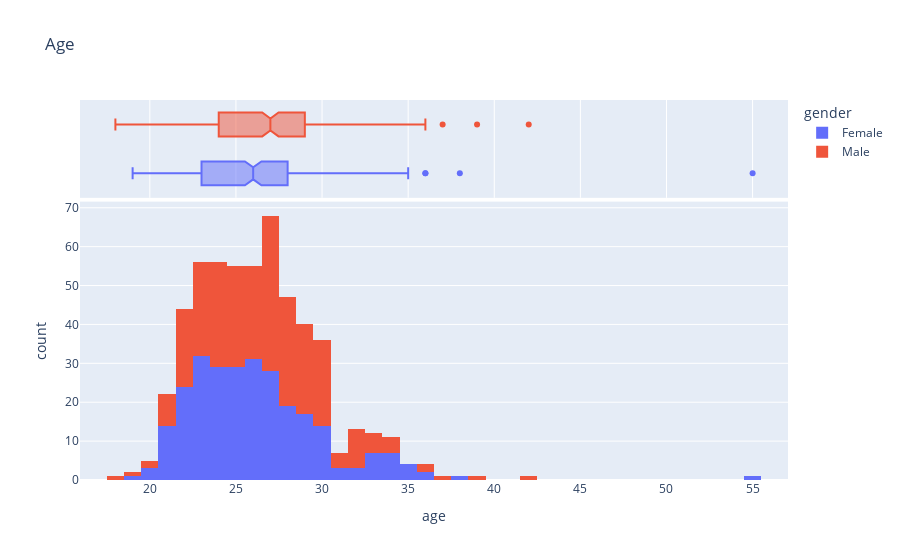

This figure's notebook cell:
### Code cell
# Age (Box plot & Histogram)
plt.figure()
fig= px.histogram(
    speed_dating_per_person, title="Age", x="age", color="gender", marginal="box"
)
fig.show();

### Figure 1 — Plotly figure (JSON) as saved in the notebook; plotly's stock layout.template omitted (floating-point values rounded to 4 significant figures; data arrays with more than 128 entries replaced by an {"elided": "..."} marker saying what was removed)
{"data": [{"alignmentgroup": "True", "bingroup": "x", "hovertemplate": "gender=Female<br>age=%{x}<br>count=%{y}<extra></extra>", "legendgroup": "Female", "marker": {"color": "#636efa", "pattern": {"shape": ""}}, "name": "Female", "offsetgroup": "Female", "orientation": "v", "showlegend": true, "type": "histogram", "x": {"elided": "274 int values"}, "xaxis": "x", "yaxis": "y"}, {"alignmentgroup": "True", "hovertemplate": "gender=Female<br>age=%{x}<extra></extra>", "legendgroup": "Female", "marker": {"color": "#636efa"}, "name": "Female", "notched": true, "offsetgroup": "Female", "showlegend": false, "type": "box", "x": {"elided": "274 int values"}, "xaxis": "x2", "yaxis": "y2"}, {"alignmentgroup": "True", "bingroup": "x", "hovertemplate": "gender=Male<br>age=%{x}<br>count=%{y}<extra></extra>", "legendgroup": "Male", "marker": {"color": "#EF553B", "pattern": {"shape": ""}}, "name": "Male", "offsetgroup": "Male", "orientation": "v", "showlegend": true, "type": "histogram", "x": {"elided": "277 int values"}, "xaxis": "x", "yaxis": "y"}, {"alignmentgroup": "True", "hovertemplate": "gender=Male<br>age=%{x}<extra></extra>", "legendgroup": "Male", "marker": {"color": "#EF553B"}, "name": "Male", "notched": true, "offsetgroup": "Male", "showlegend": false, "type": "box", "x": {"elided": "277 int values"}, "xaxis": "x2", "yaxis": "y2"}], "layout": {"barmode": "relative", "legend": {"title": {"text": "gender"}, "tracegroupgap": 0}, "title": {"text": "Age"}, "xaxis": {"anchor": "y", "domain": [0, 1], "title": {"text": "age"}}, "xaxis2": {"anchor": "y2", "domain": [0, 1], "matches": "x", "showgrid": true, "showticklabels": false}, "yaxis": {"anchor": "x", "domain": [0, 0.7326], "title": {"text": "count"}}, "yaxis2": {"anchor": "x2", "domain": [0.7426, 1], "matches": "y2", "showgrid": false, "showline": false, "showticklabels": false, "ticks": ""}}}
